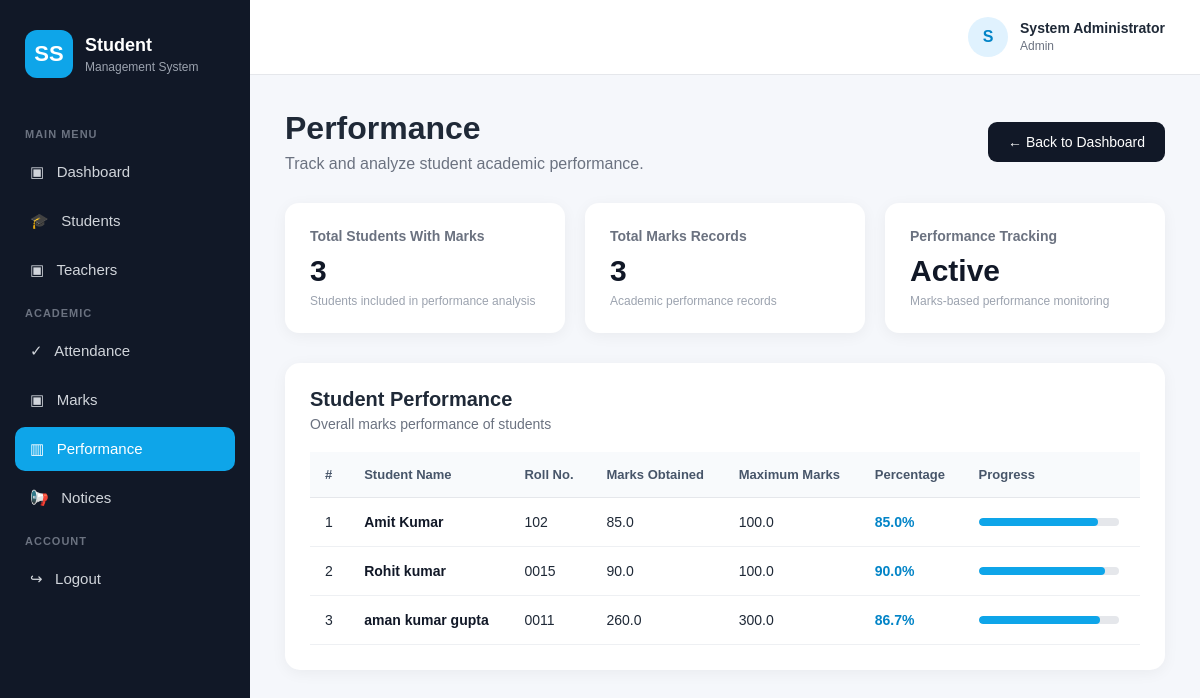
Page /admin/performance (signed in) on the committed database.
### tables this page shows
CREATE TABLE students (
            id INTEGER PRIMARY KEY AUTOINCREMENT,
            user_id INTEGER UNIQUE,
            roll_no TEXT UNIQUE NOT NULL,
            class_name TEXT NOT NULL,
            section TEXT NOT NULL,
            parent_id INTEGER, username TEXT, full_name TEXT, class TEXT, status TEXT DEFAULT 'Active',
            FOREIGN KEY (user_id) REFERENCES users(id)
        );

### app.py (the view)
@app.route("/admin/performance")
@login_required
def admin_performance():
    if session.get("role") not in ["admin", "teacher"]:
        return "Access Denied", 403
    conn = get_db()
    performance = conn.execute("""
        SELECT
            students.full_name,
            students.roll_no,
            SUM(marks.marks_obtained) AS obtained,
            SUM(marks.max_marks) AS maximum
        FROM marks
        JOIN students ON students.id = marks.student_id
        GROUP BY students.id
        ORDER BY students.full_name
    """).fetchall()
    conn.close()
    return render_template(
        "performance.html",
        performance=performance,
        user_name=session.get("full_name"),
        role=session.get("role", "").title()
    )

### app.py (called while the page is built)
def get_db():
    conn = sqlite3.connect(
        DATABASE,
        timeout=30,
        check_same_thread=False,
        isolation_level=None
    )
    conn.row_factory = sqlite3.Row
    conn.execute("PRAGMA busy_timeout=30000")
    conn.execute("PRAGMA foreign_keys=ON")
    conn.execute("PRAGMA journal_mode=WAL")
    return conn

def login_required(function):
    @wraps(function)
    def wrapper(*args, **kwargs):
        if "user_id" not in session:
            return redirect(url_for("login"))
        return function(*args, **kwargs)
    return wrapper

### templates/performance.html (shortened to what this page needs)
<!DOCTYPE html>
<html lang="en">
<head>
</head>
<body>
<div class="layout">
    <aside class="sidebar">
        <div class="brand">
            <div class="logo">SS</div>
            <div>
                <h2>Student</h2>
                <p>Management System</p>
            </div>
        </div>
        <div class="menu-title">MAIN MENU</div>
        <div class="menu">
            <a href="{{ url_for('dashboard') }}">▣ &nbsp; Dashboard</a>
            <a href="{{ url_for('admin_students') }}">🎓 &nbsp; Students</a>
            <a href="{{ url_for('admin_teachers') }}">▣ &nbsp; Teachers</a>
        </div>
        <div class="menu-title">ACADEMIC</div>
        <div class="menu">
            <a href="{{ url_for('admin_attendance') }}">✓ &nbsp; Attendance</a>
            <a href="{{ url_for('admin_marks') }}">▣ &nbsp; Marks</a>
            <a href="{{ url_for('admin_performance') }}" class="active">▥ &nbsp; Performance</a>
            <a href="{{ url_for('admin_notices') }}">📢 &nbsp; Notices</a>
        </div>
        <div class="menu-title">ACCOUNT</div>
        <div class="menu">
            <a href="{{ url_for('logout') }}">↪ &nbsp; Logout</a>
        </div>
    </aside>
    <main class="main">
        <div class="topbar">
            <div class="profile">
                <div class="avatar">S</div>
                <div>
                    <strong>{{ user_name }}</strong>
                    <span>{{ role }}</span>
                </div>
            </div>
        </div>
        <section class="content">
            <div class="page-header">
                <div>
                    <h1>Performance</h1>
                    <p>Track and analyze student academic performance.</p>
                </div>
                <a href="{{ url_for('dashboard') }}" class="back-btn">
                    ← Back to Dashboard
                </a>
            </div>
            <div class="summary">
                <div class="summary-card">
                    <h4>Total Students With Marks</h4>
                    <div class="number">{{ performance|length }}</div>
                    <p>Students included in performance analysis</p>
                </div>
                <div class="summary-card">
                    <h4>Total Marks Records</h4>
                    <div class="number">
                        {{ performance|length }}
                    </div>
                    <p>Academic performance records</p>
                </div>
                <div class="summary-card">
                    <h4>Performance Tracking</h4>
                    <div class="number">Active</div>
                    <p>Marks-based performance monitoring</p>
                </div>
            </div>
            <div class="card">
                <div class="card-header">
                    <h2>Student Performance</h2>
                    <p>Overall marks performance of students</p>
                </div>
                <div class="table-wrapper">
                    {% if performance %}
                    <table>
                        <thead>
                            <tr>
                                <th>#</th>
                                <th>Student Name</th>
                                <th>Roll No.</th>
                                <th>Marks Obtained</th>
                                <th>Maximum Marks</th>
                                <th>Percentage</th>
                                <th>Progress</th>
                            </tr>
                        </thead>
                        <tbody>
                            {% for student in performance %}
                            <tr>
                                <td>{{ loop.index }}</td>
                                <td class="student-name">
                                    {{ student.full_name }}
                                </td>
                                <td>
                                    {{ student.roll_no }}
                                </td>
                                <td>
                                    {{ "%.1f"|format(student.obtained) }}
                                </td>
                                <td>
                                    {{ "%.1f"|format(student.maximum) }}
                                </td>
                                <td class="percentage">
                                    {% if student.maximum and student.maximum > 0 %}
                                        {{ "%.1f"|format((student.obtained / student.maximum) * 100) }}%
                                    {% else %}
                                        0%
                                    {% endif %}
                                </td>
                                <td>
                                    {% if student.maximum and student.maximum > 0 %}
                                        <div class="progress">
                                            <div
                                                class="progress-bar"
                                                style="width: {{ (student.obtained / student.maximum * 100) if (student.obtained / student.maximum * 100) <= 100 else 100 }}%;">
                                            </div>
                                        </div>
                                    {% else %}
                                        <div class="progress">
                                            <div class="progress-bar" style="width: 0%;"></div>
                                        </div>
                                    {% endif %}
                                </td>
                            </tr>
                            {% endfor %}
                        </tbody>
                    </table>
                    {% else %}
                    <div class="empty">
                        No performance records available yet.
                    </div>
                    {% endif %}
                </div>
            </div>
        </section>
    </main>
</div>
</body>
</html>

### templates/performance.html (style rules this page uses)
* { box-sizing: border-box; margin: 0; padding: 0; font-family: Arial, Helvetica, sans-serif; }
body { background: #f5f7fb; color: #1f2937; }
.layout { display: flex; min-height: 100vh; }
.sidebar { width: 250px; background: #111827; color: white; padding: 25px 15px; position: fixed; left: 0; top: 0; bottom: 0; }
.brand { display: flex; align-items: center; gap: 12px; padding: 5px 10px 35px; }
.logo { width: 48px; height: 48px; background: #0ea5e9; border-radius: 12px; display: flex; align-items: center; justify-content: center; font-size: 22px; font-weight: bold; }
.brand h2 { font-size: 18px; }
.brand p { font-size: 12px; color: #9ca3af; margin-top: 4px; }
.menu-title { color: #6b7280; font-size: 11px; font-weight: bold; letter-spacing: 1px; margin: 15px 10px 10px; }
.menu a { display: block; text-decoration: none; color: #d1d5db; padding: 13px 15px; margin: 5px 0; border-radius: 10px; font-size: 15px; }
.menu a.active { background: #0ea5e9; color: white; }
.main { margin-left: 250px; width: calc(100% - 250px); min-height: 100vh; }
.topbar { height: 75px; background: white; border-bottom: 1px solid #e5e7eb; display: flex; justify-content: flex-end; align-items: center; padding: 0 35px; }
.profile { display: flex; align-items: center; gap: 12px; }
.avatar { width: 40px; height: 40px; border-radius: 50%; background: #e0f2fe; color: #0284c7; display: flex; align-items: center; justify-content: center; font-weight: bold; }
.profile strong { display: block; font-size: 14px; }
.profile span { font-size: 12px; color: #6b7280; }
.content { padding: 35px; }
.page-header { display: flex; justify-content: space-between; align-items: center; margin-bottom: 30px; }
.page-header h1 { font-size: 32px; margin-bottom: 8px; }
.page-header p { color: #6b7280; }
.back-btn { background: #111827; color: white; text-decoration: none; padding: 12px 20px; border-radius: 9px; font-size: 14px; }
.summary { display: grid; grid-template-columns: repeat(3, 1fr); gap: 20px; margin-bottom: 30px; }
.summary-card { background: white; border-radius: 14px; padding: 25px; box-shadow: 0 3px 15px rgba(0,0,0,0.05); }
.summary-card h4 { color: #6b7280; font-size: 14px; margin-bottom: 10px; }
.summary-card .number { font-size: 30px; font-weight: bold; color: #111827; }
.summary-card p { color: #9ca3af; font-size: 12px; margin-top: 6px; }
.card { background: white; border-radius: 15px; padding: 25px; box-shadow: 0 3px 15px rgba(0,0,0,0.05); }
.card-header { margin-bottom: 20px; }
.card-header h2 { font-size: 20px; margin-bottom: 5px; }
.card-header p { color: #6b7280; font-size: 14px; }
.table-wrapper { overflow-x: auto; }
table { width: 100%; border-collapse: collapse; }
th { text-align: left; padding: 15px; background: #f8fafc; color: #475569; font-size: 13px; border-bottom: 1px solid #e5e7eb; }
td { padding: 16px 15px; border-bottom: 1px solid #eef0f3; font-size: 14px; }
.student-name { font-weight: bold; color: #111827; }
.percentage { font-weight: bold; color: #0284c7; }
.progress { width: 140px; height: 8px; background: #e5e7eb; border-radius: 10px; overflow: hidden; }
.progress-bar { height: 100%; background: #0ea5e9; border-radius: 10px; }

### rows in the picture
students: full_name "Amit Kumar", roll_no "102", obtained "85.0", maximum "100.0"
students: full_name "Rohit kumar", roll_no "0015", obtained "90.0", maximum "100.0"
students: full_name "aman kumar gupta", roll_no "0011", obtained "260.0", maximum "300.0", obtained "86.7"

### other values in the picture
{{ user_name }} "System Administrator"
{{ role }} "Admin"
{{ performance|length }} "3"
